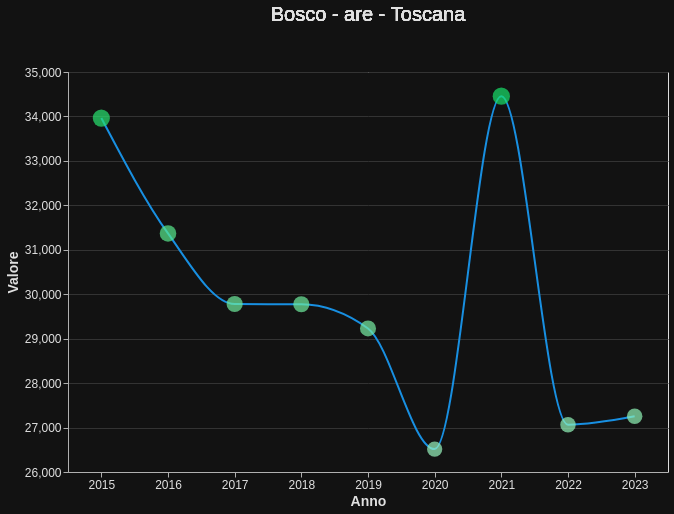

Here is the Vega-Lite specification saved for this chart:
### Vega-Lite specification from a JSON file in a GitHub repository (floating-point values rounded to 4 significant figures)
{"$schema": "https://vega.github.io/schema/vega-lite/v5.15.1.json", "config": {"axis": {"domainColor": "#B0B0B0", "gridColor": "#333333", "labelColor": "#E0E0E0", "labelFontSize": 12, "tickColor": "#B0B0B0", "titleColor": "#E0E0E0", "titleFontSize": 14}, "background": "#121212", "legend": {"labelColor": "#E0E0E0", "titleColor": "#E0E0E0"}, "mark": {"color": "#1f77b4"}, "title": {"color": "#E0E0E0", "fontSize": 20}}, "data": {"name": "data-56949ae4fe05fba0cf572ebe8f3cd370"}, "datasets": {"data-56949ae4fe05fba0cf572ebe8f3cd370": [{"Anno": 2015, "Territorio": "Toscana", "Tipo dato": "produzione raccolta - quintali", "Title": "produzione raccolta - quintali - Toscana", "Valore": 38880000.0}, {"Anno": 2016, "Territorio": "Toscana", "Tipo dato": "produzione raccolta - quintali", "Title": "produzione raccolta - quintali - Toscana", "Valore": 57990000.0}, {"Anno": 2017, "Territorio": "Toscana", "Tipo dato": "produzione raccolta - quintali", "Title": "produzione raccolta - quintali - Toscana", "Valore": 36270000.0}, {"Anno": 2018, "Territorio": "Toscana", "Tipo dato": "produzione raccolta - quintali", "Title": "produzione raccolta - quintali - Toscana", "Valore": 55660000.0}, {"Anno": 2019, "Territorio": "Toscana", "Tipo dato": "produzione raccolta - quintali", "Title": "produzione raccolta - quintali - Toscana", "Valore": 54990000.0}, {"Anno": 2020, "Territorio": "Toscana", "Tipo dato": "produzione raccolta - quintali", "Title": "produzione raccolta - quintali - Toscana", "Valore": 53490000.0}, {"Anno": 2021, "Territorio": "Toscana", "Tipo dato": "produzione raccolta - quintali", "Title": "produzione raccolta - quintali - Toscana", "Valore": 47020000.0}, {"Anno": 2022, "Territorio": "Toscana", "Tipo dato": "produzione raccolta - quintali", "Title": "produzione raccolta - quintali - Toscana", "Valore": 39100000.0}, {"Anno": 2023, "Territorio": "Toscana", "Tipo dato": "produzione raccolta - quintali", "Title": "produzione raccolta - quintali - Toscana", "Valore": 44340000.0}, {"Anno": 2015, "Territorio": "Toscana", "Tipo dato": "produzione totale - quintali", "Title": "produzione totale - quintali - Toscana", "Valore": 39190000.0}, {"Anno": 2016, "Territorio": "Toscana", "Tipo dato": "produzione totale - quintali", "Title": "produzione totale - quintali - Toscana", "Valore": 58190000.0}, {"Anno": 2017, "Territorio": "Toscana", "Tipo dato": "produzione totale - quintali", "Title": "produzione totale - quintali - Toscana", "Valore": 37060000.0}, {"Anno": 2018, "Territorio": "Toscana", "Tipo dato": "produzione totale - quintali", "Title": "produzione totale - quintali - Toscana", "Valore": 55850000.0}, {"Anno": 2019, "Territorio": "Toscana", "Tipo dato": "produzione totale - quintali", "Title": "produzione totale - quintali - Toscana", "Valore": 55240000.0}, {"Anno": 2020, "Territorio": "Toscana", "Tipo dato": "produzione totale - quintali", "Title": "produzione totale - quintali - Toscana", "Valore": 53250000.0}, {"Anno": 2021, "Territorio": "Toscana", "Tipo dato": "produzione totale - quintali", "Title": "produzione totale - quintali - Toscana", "Valore": 45730000.0}, {"Anno": 2022, "Territorio": "Toscana", "Tipo dato": "produzione totale - quintali", "Title": "produzione totale - quintali - Toscana", "Valore": 36260000.0}, {"Anno": 2023, "Territorio": "Toscana", "Tipo dato": "produzione totale - quintali", "Title": "produzione totale - quintali - Toscana", "Valore": 41200000.0}, {"Anno": 2015, "Territorio": "Toscana", "Tipo dato": "superficie in produzione - ettari", "Title": "superficie in produzione - ettari - Toscana", "Valore": 376400.0}, {"Anno": 2016, "Territorio": "Toscana", "Tipo dato": "superficie in produzione - ettari", "Title": "superficie in produzione - ettari - Toscana", "Valore": 387500.0}, {"Anno": 2017, "Territorio": "Toscana", "Tipo dato": "superficie in produzione - ettari", "Title": "superficie in produzione - ettari - Toscana", "Valore": 382400.0}, {"Anno": 2018, "Territorio": "Toscana", "Tipo dato": "superficie in produzione - ettari", "Title": "superficie in produzione - ettari - Toscana", "Valore": 389300.0}, {"Anno": 2019, "Territorio": "Toscana", "Tipo dato": "superficie in produzione - ettari", "Title": "superficie in produzione - ettari - Toscana", "Valore": 394700.0}, {"Anno": 2020, "Territorio": "Toscana", "Tipo dato": "superficie in produzione - ettari", "Title": "superficie in produzione - ettari - Toscana", "Valore": 395600.0}, {"Anno": 2021, "Territorio": "Toscana", "Tipo dato": "superficie in produzione - ettari", "Title": "superficie in produzione - ettari - Toscana", "Valore": 375200.0}, {"Anno": 2022, "Territorio": "Toscana", "Tipo dato": "superficie in produzione - ettari", "Title": "superficie in produzione - ettari - Toscana", "Valore": 418600.0}, {"Anno": 2023, "Territorio": "Toscana", "Tipo dato": "superficie in produzione - ettari", "Title": "superficie in produzione - ettari - Toscana", "Valore": 409100.0}, {"Anno": 2015, "Territorio": "Toscana", "Tipo dato": "Bosco - are", "Title": "Bosco - are - Toscana", "Valore": 33960.0}, {"Anno": 2016, "Territorio": "Toscana", "Tipo dato": "Bosco - are", "Title": "Bosco - are - Toscana", "Valore": 31370.0}, {"Anno": 2017, "Territorio": "Toscana", "Tipo dato": "Bosco - are", "Title": "Bosco - are - Toscana", "Valore": 29780.0}, {"Anno": 2018, "Territorio": "Toscana", "Tipo dato": "Bosco - are", "Title": "Bosco - are - Toscana", "Valore": 29770.0}, {"Anno": 2019, "Territorio": "Toscana", "Tipo dato": "Bosco - are", "Title": "Bosco - are - Toscana", "Valore": 29230.0}, {"Anno": 2020, "Territorio": "Toscana", "Tipo dato": "Bosco - are", "Title": "Bosco - are - Toscana", "Valore": 26520.0}, {"Anno": 2021, "Territorio": "Toscana", "Tipo dato": "Bosco - are", "Title": "Bosco - are - Toscana", "Valore": 34460.0}, {"Anno": 2022, "Territorio": "Toscana", "Tipo dato": "Bosco - are", "Title": "Bosco - are - Toscana", "Valore": 27060.0}, {"Anno": 2023, "Territorio": "Toscana", "Tipo dato": "Bosco - are", "Title": "Bosco - are - Toscana", "Valore": 27250.0}, {"Anno": 2015, "Territorio": "Toscana", "Tipo dato": "superficie totale - ettari", "Title": "superficie totale - ettari - Toscana", "Valore": 600600.0}, {"Anno": 2016, "Territorio": "Toscana", "Tipo dato": "superficie totale - ettari", "Title": "superficie totale - ettari - Toscana", "Valore": 613900.0}, {"Anno": 2017, "Territorio": "Toscana", "Tipo dato": "superficie totale - ettari", "Title": "superficie totale - ettari - Toscana", "Valore": 621500.0}, {"Anno": 2018, "Territorio": "Toscana", "Tipo dato": "superficie totale - ettari", "Title": "superficie totale - ettari - Toscana", "Valore": 609400.0}, {"Anno": 2019, "Territorio": "Toscana", "Tipo dato": "superficie totale - ettari", "Title": "superficie totale - ettari - Toscana", "Valore": 604400.0}, {"Anno": 2020, "Territorio": "Toscana", "Tipo dato": "superficie totale - ettari", "Title": "superficie totale - ettari - Toscana", "Valore": 605300.0}, {"Anno": 2021, "Territorio": "Toscana", "Tipo dato": "superficie totale - ettari", "Title": "superficie totale - ettari - Toscana", "Valore": 581600.0}, {"Anno": 2022, "Territorio": "Toscana", "Tipo dato": "superficie totale - ettari", "Title": "superficie totale - ettari - Toscana", "Valore": 625800.0}, {"Anno": 2023, "Territorio": "Toscana", "Tipo dato": "superficie totale - ettari", "Title": "superficie totale - ettari - Toscana", "Valore": 632400.0}]}, "params": [{"bind": {"input": "select", "name": " ", "options": ["Bosco - are", "produzione raccolta - quintali", "produzione totale - quintali", "superficie in produzione - ettari", "superficie totale - ettari"]}, "name": "param_6", "select": {"fields": ["Tipo dato"], "type": "point"}, "value": "Bosco - are", "views": ["view_7"]}], "vconcat": [{"encoding": {"text": {"field": "Title", "type": "nominal"}}, "height": 30, "mark": {"align": "center", "color": "#E0E0E0", "dy": -15, "fontSize": 20, "type": "text"}, "transform": [{"filter": {"param": "param_6"}}], "width": 600}, {"height": 400, "layer": [{"encoding": {"x": {"field": "Anno", "title": "Anno", "type": "nominal"}, "y": {"field": "Valore", "scale": {"zero": false}, "title": "Valore", "type": "quantitative"}}, "mark": {"color": "#188FE1", "interpolate": "monotone", "type": "line"}, "name": "view_7", "transform": [{"filter": {"param": "param_6"}}]}, {"encoding": {"color": {"field": "Valore", "scale": {"range": ["#99f4be", "#18E169"]}, "type": "quantitative"}, "size": {"field": "Valore", "legend": null, "scale": {"range": [20, 300]}, "type": "quantitative"}, "tooltip": [{"field": "Anno", "type": "nominal"}, {"field": "Valore", "format": ",", "type": "quantitative"}], "x": {"axis": {"labelAlign": "center", "labelAngle": 0, "labelBaseline": "top"}, "field": "Anno", "title": "Anno", "type": "nominal"}, "y": {"field": "Valore", "title": "Valore", "type": "quantitative"}}, "mark": {"type": "circle"}, "transform": [{"filter": {"param": "param_6"}}]}], "width": 600}]}
